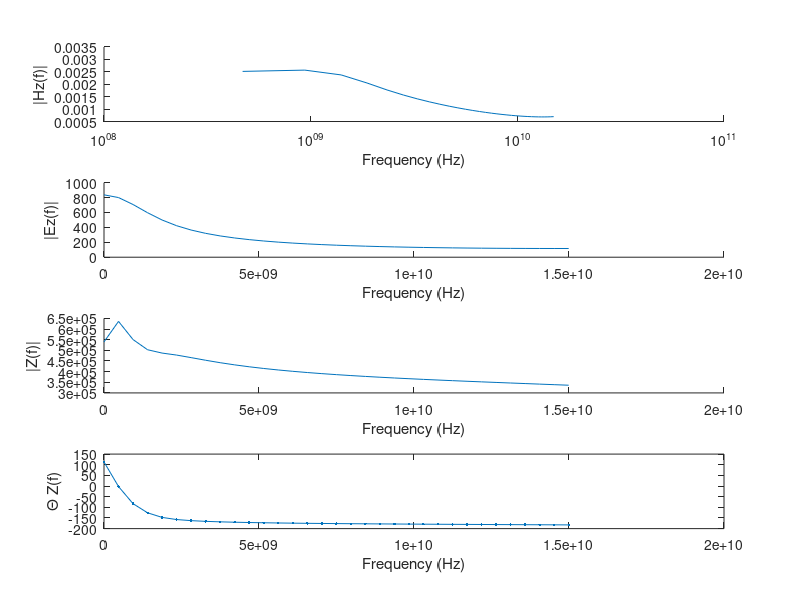

This chart was generated by the following MATLAB code:
clc;clear all;
f=fopen('FieldEvolutionOut.txt');
l=fgetl(f);
in=1;
while ischar(l)
    %%disp(l);
    text{in}=l;
    data{in}=sscanf(text{in},'%f , %f , %f , %f , %f , %f , %f , %f , %f , %f , %f , %f , %f , %f , %f , %f , %f , %f , %f , %f , %f , %f , %f , %f');
    A1(in)=data{in}(1);
    A2(in)=data{in}(2);
    A3(in)=data{in}(3);
    A4(in)=data{in}(4);
    A5(in)=data{in}(5);
    A6(in)=data{in}(6);
    A7(in)=data{in}(7);
    A8(in)=data{in}(8);
    A9(in)=data{in}(9);
    A10(in)=data{in}(10);
    A11(in)=data{in}(11);
    A12(in)=data{in}(12);
    A13(in)=data{in}(13);
    A14(in)=data{in}(14);
    A15(in)=data{in}(15);
    A16(in)=data{in}(16);
    A17(in)=data{in}(17);
    A18(in)=data{in}(18);
    A19(in)=data{in}(19);
    A20(in)=data{in}(20);
    A21(in)=data{in}(21);
    A22(in)=data{in}(22);
    A23(in)=data{in}(23);
    A24(in)=data{in}(24);
    l=fgetl(f);
    in=in+1;
end

epsr=0.9999;
a0=1e-4;%0.1mm
c0=2.99792458e8;%Speed of Light (m/s)
f0=c0/a0;%3000GHz
t0=1/f0;%0.33e-12 (s)
mu0=4*pi*(1e-7);% (H/m)
eps0=8.854187817e-12;% (F/m)
I0=1; %(A)
E0=I0/(a0*eps0*c0);%Electric Field
D0=I0/(a0*c0);%Electric Displacement Field
B0=I0/(a0*eps0*c0*c0);%Magnetic Field
H0=I0/(a0);%Magnetizing Field


hold on;

subplot(4,1,1)
hold on;%plot(mag3(mag(A1,A2),mag(A3,A4),mag(A5,A6)));%H
for m=1:length(A5)
        Hz(m)=A5(m)+i*A6(m);
        Hz(m)=Hz(m)*H0;
end
T=100*t0;
Fs=1/T;
L=50;
NFFT=2^nextpow2(L);
YHz=fft(Hz,NFFT)/L;
f=Fs/2*linspace(0,1,NFFT/2+1);
semilogx(f,2*abs(YHz(1:NFFT/2+1)));
% plot(f,2*angle(YHz(1:NFFT/2+1)));
xlabel('Frequency (Hz)')
ylabel('|Hz(f)|');
%axis([])

%subplot(2,2,2)
%hold on;%plot(mag3(mag(A7,A8),mag(A9,A10),mag(A11,A12)));%B

subplot(4,1,2)
hold on;%plot(mag3(mag(A13,A14),mag(A15,A16),mag(A17,A18)));%E
for m=1:length(A17)
        Ez(m)=A17(m)+i*A18(m);
        Ez(m)=Ez(m)*E0;
end
T=100*t0;
Fs=1/T;
L=50;
NFFT=2^nextpow2(L);
YEz=fft(Ez,NFFT)/L;
f=Fs/2*linspace(0,1,NFFT/2+1);
plot(f,2*abs(YEz(1:NFFT/2+1)));
xlabel('Frequency (Hz)')
ylabel('|Ez(f)|');
Z=YEz./YHz;

subplot(4,1,3)
hold on;%plot(mag3(mag(A13,A14),mag(A15,A16),mag(A17,A18)));%E
plot(f,2*abs(Z(1:NFFT/2+1)));
xlabel('Frequency (Hz)')
ylabel('|Z(f)|');
% subplot(2,2,4)
% hold on;plot(mag3(mag(A19,A20),mag(A21,A22),mag(A23,A24)));%D

subplot(4,1,4)
plot(f,2*angle(Z(1:NFFT/2+1))*(180/pi),'.-');
ylabel('\Theta Z(f)');
xlabel('Frequency (Hz)')
